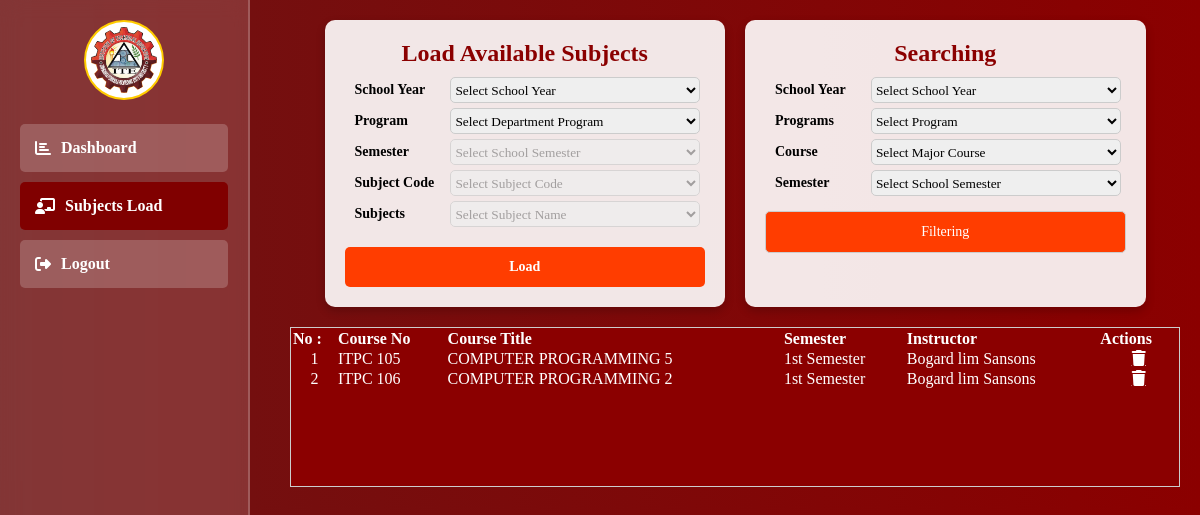
Before: /student/subject_load.php (signed in) with the older database file.
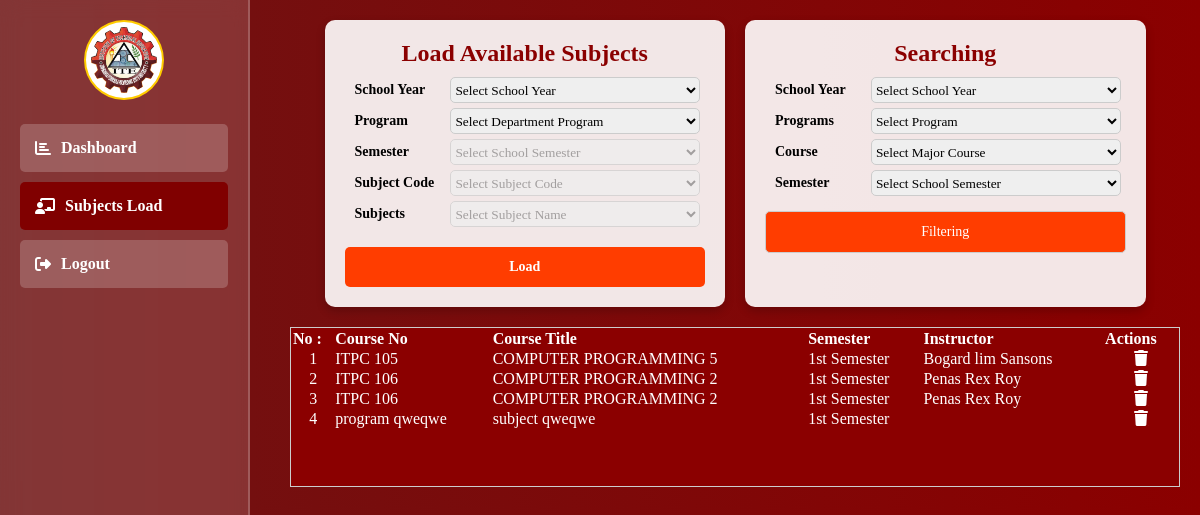
After: the same page with the newer database file.
### tables this page shows
CREATE TABLE `student_with_subjects` (
  `id` int(11) NOT NULL,
  `student_id` int(11) NOT NULL,
  `teacher_id` int(100) NOT NULL,
  `semester` int(11) NOT NULL,
  `program_id` varchar(10) NOT NULL,
  `school_year` varchar(100) NOT NULL,
  `subject_code` varchar(100) NOT NULL,
  `subject_name` varchar(100) NOT NULL,
  `college_level` varchar(100) NOT NULL,
  `teacher_name` varchar(100) NOT NULL,
  `grade` double NOT NULL,
  `status` varchar(100) NOT NULL,
  `remark` varchar(100) NOT NULL,
  `final` varchar(100) NOT NULL,
  `created_at` datetime NOT NULL DEFAULT current_timestamp()
);

### student/student_function.php (called while the page is built, shortened)
<?php
include "../db_connect.php";
function getStudentSubject($student_id)
{
    global $pdo;
    $sql = "SELECT DISTINCT * FROM student_with_subjects WHERE student_id = ?";
    try {
        $stmt = $pdo->prepare($sql);
        $stmt->execute([$student_id]);
        return $stmt->fetchAll();
    } catch (PDOException $e) {
        echo 'Error: ' . $e->getMessage();
        return [];
    }
}
function getTeacherById($id)
{
    global $pdo;
    try {
        $stmt = $pdo->prepare(" SELECT id, CONCAT(lname, ' ',mname, ' ',fname) AS teacher_name FROM teachers WHERE id = ? ");
        $stmt->execute([$id]);
        return $stmt->fetch(PDO::FETCH_ASSOC);
    } catch (PDOException $e) {
        error_log("Database Error: " . $e->getMessage());
        return [];
    }
}
?>

### student/subject_load.php (the view, shortened to what the changed rows need)
<?php
include "../db_connect.php";
include "./student_function.php";
$student_id = $_SESSION['student_id'];
?>
<!DOCTYPE html>
<html lang="en">
<head>
    <link rel="stylesheet" href="https://cdnjs.cloudflare.com/ajax/libs/font-awesome/6.2.0/css/all.css">
</head>
<body>
    <div class="content">
        <div class="dashboard-container">
            <div class="card">
                <h2>Load Available Subjects</h2>
            </div>
            <div class="card">
                <h2>Searching</h2>
            </div>
            <div class="card-table" id="tableNone"
                style="width: 100%; color: #ccc; border: 1px solid #ccc; height: 10rem; background-color: #8B0000; overflow-y: scroll;">
                <div class="tables-content" style=" background-color: #8B0000; display: flex; color: white;">
                    <table class="table" style=" width: 100%; text-align: left; ">
                        <thead>
                            <tr>
                                <th>No :</th>
                                <th>Course No</th>
                                <th>Course Title</th>
                                <th>Semester</th>
                                <th>Instructor</th>
                                <th>Actions</th>
                            </tr>
                        </thead>
                        <tbody>
                            <?php $subject = getStudentSubject($student_id);
                            foreach ($subject as $key => $value) { ?>
                            <tr>
                                <td style="text-align: center;"><?php echo $key + 1 ?></td>
                                <td><?php echo $value['subject_code'] ?></td>
                                <td><?php echo $value['subject_name'] ?>
                                </td>
                                <td><?php if ($value['semester'] == 1) {
                                        echo '1st Semester';
                                    } else {
                                        echo '2nd Semester';
                                    } ?>
                                </td>
                                <?php $teacher = getTeacherById($value['teacher_id']); ?>
                                <td><?php echo $teacher['teacher_name']; ?></td>
                                <td style="margin: 5px; text-align: center; color: #FFFFFF; ">
                                    <a href="subject_load.php?action=delete&subject_id=<?php echo $value['id'] ?>&student_id=<?php echo $value['student_id'] ?>"
                                        class="fa fa-trash" style="cursor: pointer; color: #FFFFFF;"></a>
                                </td>
                            </tr>
                            <?php } ?>
                        </tbody>
                    </table>
                </div>
            </div>
        </div>
</body>
</html>

Changed rows visible on the page:
changed student_with_subjects (number 2 of 4 on the later page): teacher_name "Bogard lim Sansons" → "Penas Rex Roy"
added student_with_subjects: subject_code "ITPC 106", subject_name "COMPUTER PROGRAMMING 2", semester "1st Semester", teacher_name "Penas Rex Roy"
added student_with_subjects: subject_code "program qweqwe", subject_name "subject qweqwe", semester "1st Semester"
